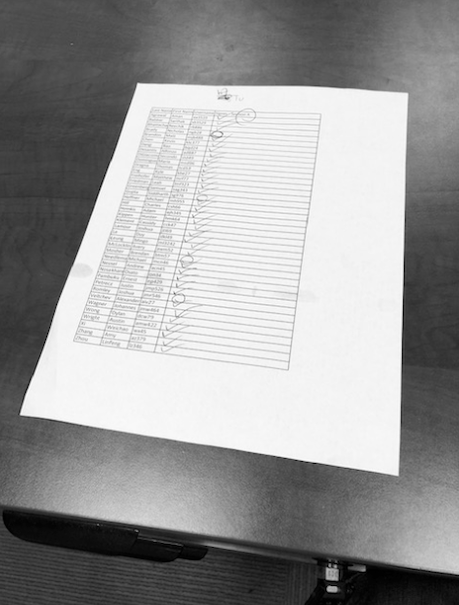
#> input picture examples/input1.png, 459 x 605 px
$ python document_scanner.py   (older library calls are emulated)
#> lines starting #> are read from the running program, lines starting #| are printed output that depends on the picture; after the words box and inside, x2 and y2 are one past the last pixel; in counts of white or black regions, pixels touching at a corner belong together
"""
Document Scanner - Python Implementation
A Python version of the document scanner using OpenCV and NumPy
Author: Mangesh Raut
Course: CV583 - Computer Vision
"""

import cv2
import numpy as np
from typing import Optional
import matplotlib.pyplot as plt


class DocumentScanner:
    """
    A class for detecting and rectifying documents in images.
    Implements edge detection, Hough Transform, and homography-based
    rectification.
    """

    def __init__(self, image_path: str):
        """
        Initialize the scanner with an input image.

        Args:
            image_path: Path to the input image file
        """
#> called with image_path = '../../examples/input1.png'
        self.input_image = cv2.imread(image_path)
#> self.input_image is the input picture: shape (605, 459, 3); mean B, G, R 153.2, 153.2, 153.2
        if self.input_image is None:
            raise ValueError(f"Could not load image from {image_path}")

        self.gray_image = cv2.cvtColor(self.input_image, cv2.COLOR_BGR2GRAY)
        self.edge_image = None
        self.hough_transform = None
        self.detected_lines = None
        self.corner_points = None
        self.rectified_image = None

        # Parameters
        self.sigma = 1.0
        self.edge_threshold = 290
        self.num_peaks = 6
        self.peak_threshold = 0.5

    def detect_edges(self) -> "DocumentScanner":
        """
        Detect edges using Gaussian smoothing and Sobel operator.

        Returns:
            Self for method chaining
        """
        # Gaussian smoothing
        kernel_size = 2 * int(3 * self.sigma) + 1
        smoothed = cv2.GaussianBlur(
            self.gray_image, (kernel_size, kernel_size), self.sigma
        )

        # Sobel edge detection
        grad_x = cv2.Sobel(smoothed, cv2.CV_64F, 1, 0, ksize=3)
        grad_y = cv2.Sobel(smoothed, cv2.CV_64F, 0, 1, ksize=3)
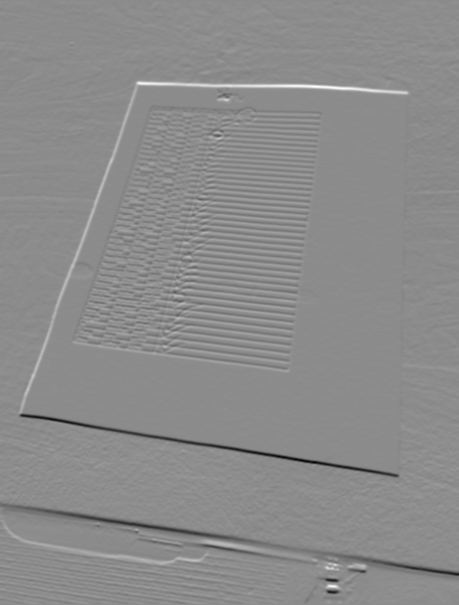
#> grad_y: shape (605, 459) float64; min -494, max 406, mean -0.6; drawn with min black and max white

        # Compute magnitude
        grad_mag = np.sqrt(grad_x**2 + grad_y**2)

        # Threshold
        self.edge_image = (grad_mag > self.edge_threshold).astype(np.uint8) * 255
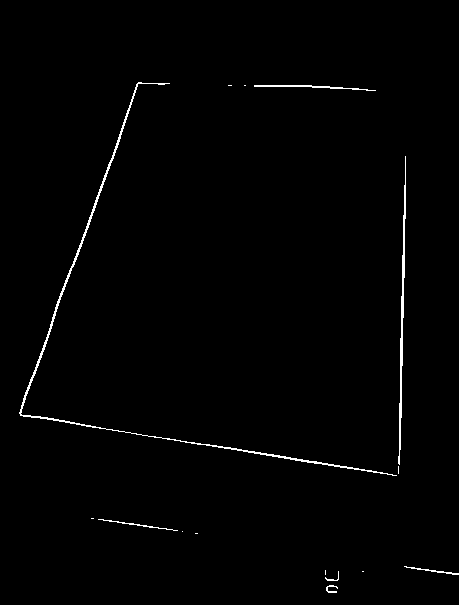
#> self.edge_image: shape (605, 459); 0.98% white in thin lines or dots, all inside (x1, y1, x2, y2) = (19, 82, 459, 593)

        return self

    def compute_hough_transform(self) -> "DocumentScanner":
        """
        Compute Hough Transform for line detection.

        Returns:
            Self for method chaining
        """
        # Define parameter ranges
        theta_range = np.arange(0, 181, 1)
        height, width = self.edge_image.shape
#> height = 605; width = 459
        rho_max = int(np.sqrt(height**2 + width**2))
#> rho_max = 759
        rho_range = np.arange(-rho_max, rho_max + 1, 1)
#> rho_range = 1519 values from -759 to 759

        # Initialize accumulator
        H = np.zeros((len(rho_range), len(theta_range)), dtype=np.uint64)

        # Find edge pixels
        edge_pixels = np.argwhere(self.edge_image > 0)
#> edge_pixels = 2714 pairs, first value 82 to 592, second value 19 to 458

        # Accumulate votes
        for y, x in edge_pixels:
            for theta_idx, theta_deg in enumerate(theta_range):
                theta = np.deg2rad(theta_deg)
                rho = int(x * np.cos(theta) + y * np.sin(theta))
                rho_idx = rho + rho_max
                if 0 <= rho_idx < len(rho_range):
                    H[rho_idx, theta_idx] += 1
#> this loop made 2714 passes
#> (y, x) on passes 1 to 3: (82, 138), (82, 139), (82, 140)
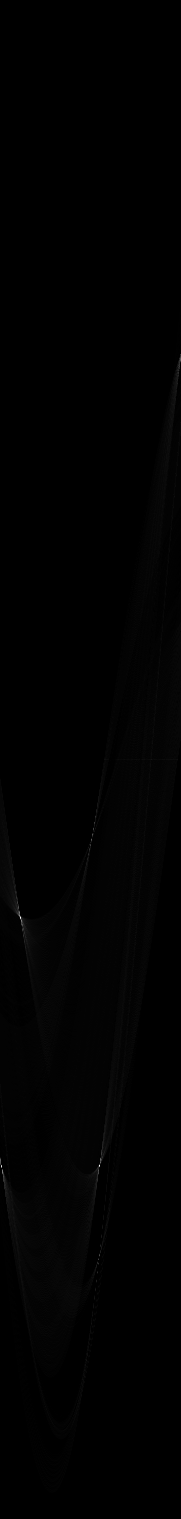
#> H: shape (1519, 181) uint64; min 0, max 324, mean 1.8; drawn with min black and max white

        self.hough_transform = {
            "H": H,
            "theta_range": theta_range,
            "rho_range": rho_range,
            "rho_max": rho_max,
        }

        return self

    def detect_lines(self) -> "DocumentScanner":
        """
        Detect lines from Hough Transform peaks.

        Returns:
            Self for method chaining
        """
        H = self.hough_transform["H"].copy()
        theta_range = self.hough_transform["theta_range"]
#> theta_range = 181 values from 0 to 180
        rho_range = self.hough_transform["rho_range"]
#> rho_range = 1519 values from -759 to 759

        # Find peaks
        peaks = []
        thresh = self.peak_threshold * np.max(H)
#> thresh = 162

        for _ in range(self.num_peaks):
            max_val = np.max(H)
            if max_val < thresh:
                break

            max_idx = np.argmax(H)
            rho_idx, theta_idx = np.unravel_index(max_idx, H.shape)
            peaks.append((rho_idx, theta_idx))

            # Suppress neighboring bins
            rho_start = max(0, rho_idx - 10)
            rho_end = min(H.shape[0], rho_idx + 11)
            theta_start = max(0, theta_idx - 10)
            theta_end = min(H.shape[1], theta_idx + 11)
            H[rho_start:rho_end, theta_start:theta_end] = 0
#> this loop made 4 passes
#> (max_val, max_idx, rho_idx, theta_idx, rho_start, rho_end, theta_start, theta_end) on passes 1 to 3: (324, 210964, 1165, 99, 1155, 1176, 89, 110), (322, 165997, 917, 20, 907, 928, 10, 31), (288, 211047, 1166, 1, 1156, 1177, 0, 12)
#> max_val on pass 4: 122
#> H: shape (1519, 181) uint64; 0.31% of pixels changed, all inside (x1, y1, x2, y2) = (0, 907, 110, 1177)
#> after the loop, peaks = [(1165, 99), (917, 20), (1166, 1)]

        self.detected_lines = {
            "peaks": peaks,
            "theta_range": theta_range,
            "rho_range": rho_range,
        }

        return self

    def find_corners(
        self, manual_corners: Optional[np.ndarray] = None
    ) -> "DocumentScanner":
        """
        Find corner points (manual or automatic).

        Args:
            manual_corners: Optional array of shape (4, 2) with corner
                          coordinates

        Returns:
            Self for method chaining
        """
        if manual_corners is not None:
            self.corner_points = np.array(manual_corners, dtype=np.float32)
        else:
            raise NotImplementedError("Automatic corner detection not yet implemented")

        return self

    def rectify_image(
        self, output_width: int = None, output_height: int = None
    ) -> "DocumentScanner":
        """
        Rectify the document using homography.

        Args:
            output_width: Width of output image (default: 8.5" at 300 DPI)
            output_height: Height of output image (default: 11" at 300 DPI)

        Returns:
            Self for method chaining
        """
        if output_width is None:
            output_width = int(8.5 * 300)
        if output_height is None:
            output_height = int(11 * 300)

        # Define rectified corner points
        corners_rect = np.array(
            [
                [0, 0],
                [output_width, 0],
                [output_width, output_height],
                [0, output_height],
            ],
            dtype=np.float32,
        )

        # Compute homography
        H = cv2.getPerspectiveTransform(self.corner_points, corners_rect)

        # Warp image
        self.rectified_image = cv2.warpPerspective(
            self.input_image, H, (output_width, output_height)
        )
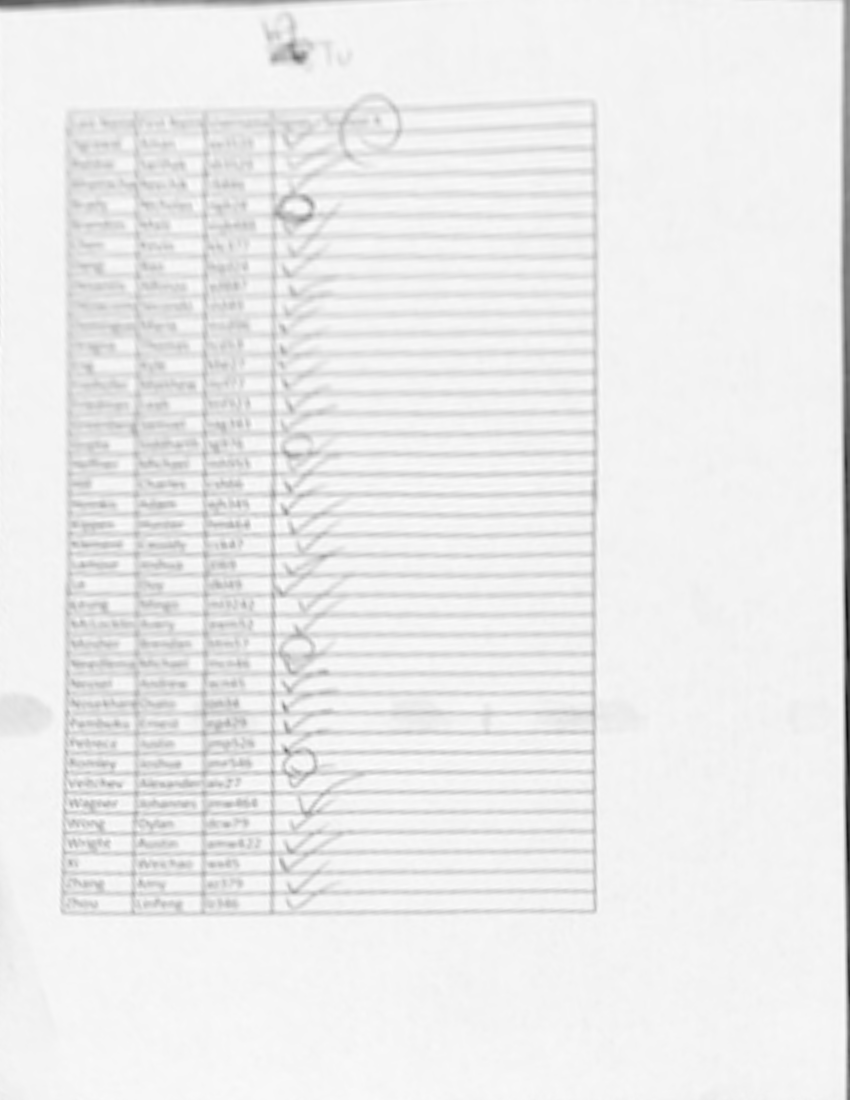
#> self.rectified_image: shape (3300, 2550, 3) (shown at 1/3 size); mean B, G, R 235.7, 235.7, 235.7

        return self

    def visualize(self, step: str, save_path: Optional[str] = None):
        """
        Visualize results at different processing steps.

        Args:
            step: Which step to visualize ('edges', 'hough', 'lines',
                  'corners', 'rectified')
            save_path: Optional path to save the visualization
        """
#> called with step = 'edges', save_path = '../../outputs/edges/edges_python.png'
        if step == "edges":
            fig, axes = plt.subplots(1, 2, figsize=(12, 6))
            axes[0].imshow(cv2.cvtColor(self.input_image, cv2.COLOR_BGR2RGB))
            axes[0].set_title("Original Image")
            axes[0].axis("off")
            axes[1].imshow(self.edge_image, cmap="gray")
            axes[1].set_title("Edge Detection")
            axes[1].axis("off")

        elif step == "hough":
            fig, ax = plt.subplots(figsize=(10, 8))
            im = ax.imshow(
                self.hough_transform["H"],
                extent=[
                    0,
                    180,
                    self.hough_transform["rho_range"][0],
                    self.hough_transform["rho_range"][-1],
                ],
                aspect="auto",
                cmap="hot",
            )
            ax.set_xlabel("Theta (degrees)")
            ax.set_ylabel("Rho (pixels)")
            ax.set_title("Hough Transform")
            plt.colorbar(im, ax=ax)

        elif step == "lines":
            fig, ax = plt.subplots(figsize=(10, 8))
            ax.imshow(self.edge_image, cmap="gray")
            self._draw_detected_lines(ax)
            ax.set_title("Detected Lines")
            ax.axis("off")

        elif step == "corners":
            fig, ax = plt.subplots(figsize=(10, 8))
            ax.imshow(cv2.cvtColor(self.input_image, cv2.COLOR_BGR2RGB))

            # Draw corners
            ax.plot(
                self.corner_points[:, 0],
                self.corner_points[:, 1],
                "ro",
                markersize=10,
                linewidth=2,
            )

            # Draw lines between corners
            for i in range(4):
                next_i = (i + 1) % 4
                ax.plot(
                    [self.corner_points[i, 0], self.corner_points[next_i, 0]],
                    [self.corner_points[i, 1], self.corner_points[next_i, 1]],
                    "r-",
                    linewidth=2,
                )

            ax.set_title("Detected Corners")
            ax.axis("off")

        elif step == "rectified":
            fig, axes = plt.subplots(1, 2, figsize=(12, 6))
            axes[0].imshow(cv2.cvtColor(self.input_image, cv2.COLOR_BGR2RGB))
            axes[0].set_title("Original Image")
            axes[0].axis("off")
            axes[1].imshow(cv2.cvtColor(self.rectified_image, cv2.COLOR_BGR2RGB))
            axes[1].set_title("Rectified Image")
            axes[1].axis("off")

        else:
            raise ValueError(f"Unknown visualization step: {step}")

        plt.tight_layout()

        if save_path:
            plt.savefig(save_path, dpi=150, bbox_inches="tight")
#> call 2 of visualize, with step = 'hough', save_path = '../../outputs/hough/hough_python.png'
#> in visualize (call 2), `plt.savefig(save_path, dpi=150, bbox_inches="tight")`:
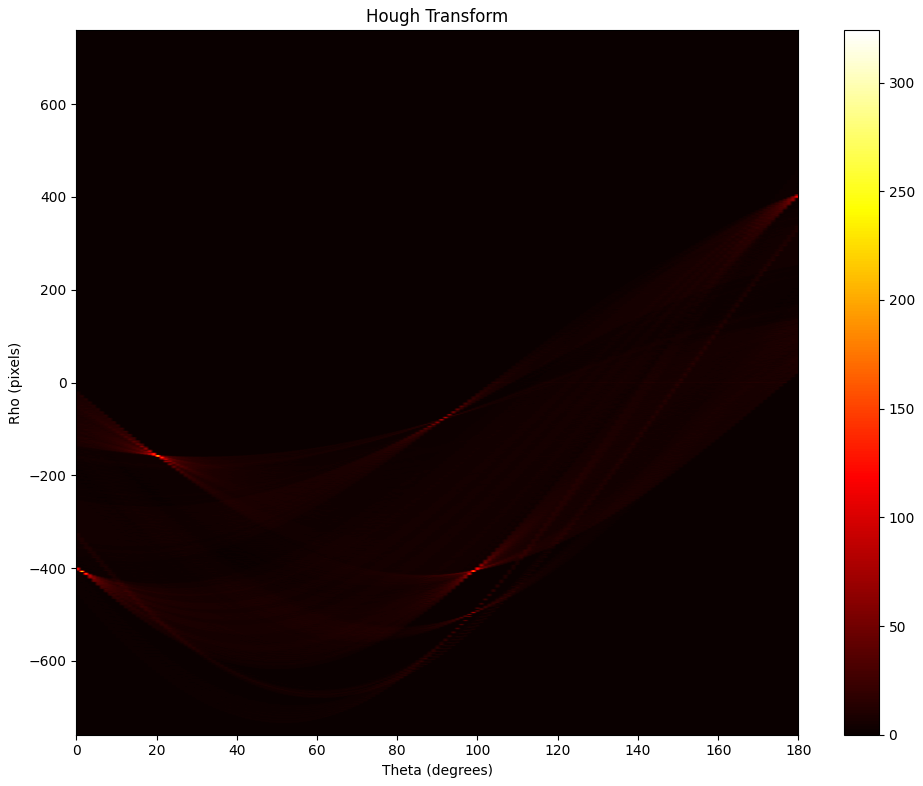
#> figure drawn by matplotlib, 2 panels
#> call 3 of visualize, with step = 'lines', save_path = '../../outputs/lines/lines_python.png'

        plt.show()

    def _draw_detected_lines(self, ax):
        """Helper function to draw detected lines on an axis."""
        peaks = self.detected_lines["peaks"]
#> peaks = [(1165, 99), (917, 20), (1166, 1)]
        theta_range = self.detected_lines["theta_range"]
#> theta_range = 181 values from 0 to 180
        rho_range = self.detected_lines["rho_range"]
#> rho_range = 1519 values from -759 to 759

        height, width = self.gray_image.shape
#> height = 605; width = 459

        for rho_idx, theta_idx in peaks:
            rho = rho_range[rho_idx]
            theta = np.deg2rad(theta_range[theta_idx])

            if abs(np.sin(theta)) > 0.1:
                # Line is not too vertical
                m = -np.cos(theta) / np.sin(theta)
                b = rho / np.sin(theta)
                x1, y1 = 0, b
                x2, y2 = width, m * width + b
            else:
                # Line is vertical
                x1 = x2 = rho / np.cos(theta)
                y1, y2 = 0, height

            ax.plot([x1, x2], [y1, y2], "r-", linewidth=2)
#> this loop made 3 passes
#> (rho_idx, theta_idx, rho, theta, m, b, x1, y1) on passes 1 to 2: (1165, 99, 406, 1.73, 0.158, 411.1, 0, 411.1), (917, 20, 158, 0.349, -2.75, 462, 0, 462)
#> (rho_idx, theta_idx, rho, theta, x1, x2, y1, y2) on pass 3: (1166, 1, 407, 0.0175, 407.1, 407.1, 0, 605)

    def save_rectified(self, output_path: str):
        """
        Save the rectified image to a file.

        Args:
            output_path: Path where to save the image
        """
        if self.rectified_image is None:
            raise ValueError("No rectified image to save. Run rectify_image() first.")

        cv2.imwrite(output_path, self.rectified_image)


if __name__ == "__main__":
    # Example usage
    print("Document Scanner - Python Implementation")
    print("=" * 50)

    # Initialize scanner
    scanner = DocumentScanner("../../examples/input1.png")

    # Process image
    scanner.detect_edges()
    scanner.compute_hough_transform()
    scanner.detect_lines()

    # Manual corners for image 1
    corners = np.array([[140, 81], [410, 93], [400, 473], [24, 411]], dtype=np.float32)
    scanner.find_corners(corners)

    # Rectify
    scanner.rectify_image()

    # Visualize results
    scanner.visualize("edges", "../../outputs/edges/edges_python.png")
    scanner.visualize("hough", "../../outputs/hough/hough_python.png")
    scanner.visualize("lines", "../../outputs/lines/lines_python.png")
#> in visualize (call 3), `plt.savefig(save_path, dpi=150, bbox_inches="tight")`:
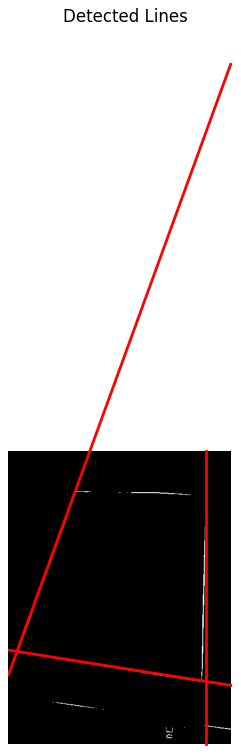
#> figure drawn by matplotlib, 1 panel
    scanner.visualize("corners", "../../outputs/lines/corners_python.png")
    scanner.visualize("rectified", "../../outputs/rectified/rectified_python.png")
#> in visualize (call 5), `plt.savefig(save_path, dpi=150, bbox_inches="tight")`:
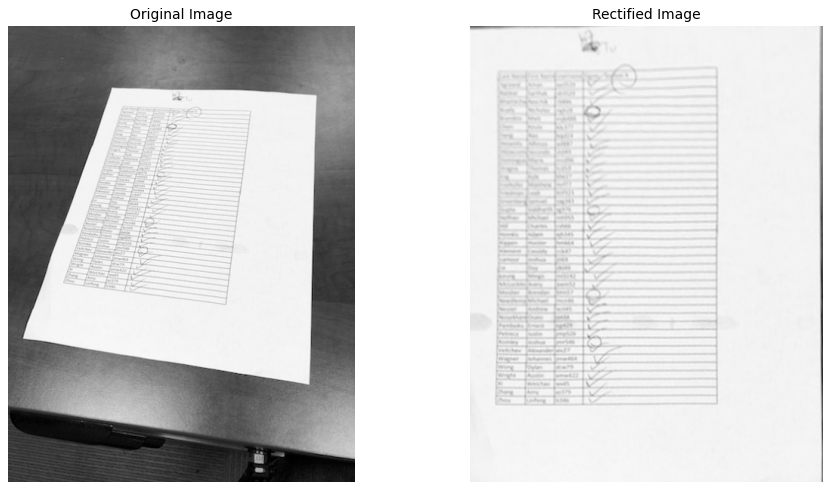
#> figure drawn by matplotlib, 2 panels

    # Save final output
    scanner.save_rectified("../../outputs/rectified/final_output_python.png")

    print("\nProcessing complete!")
